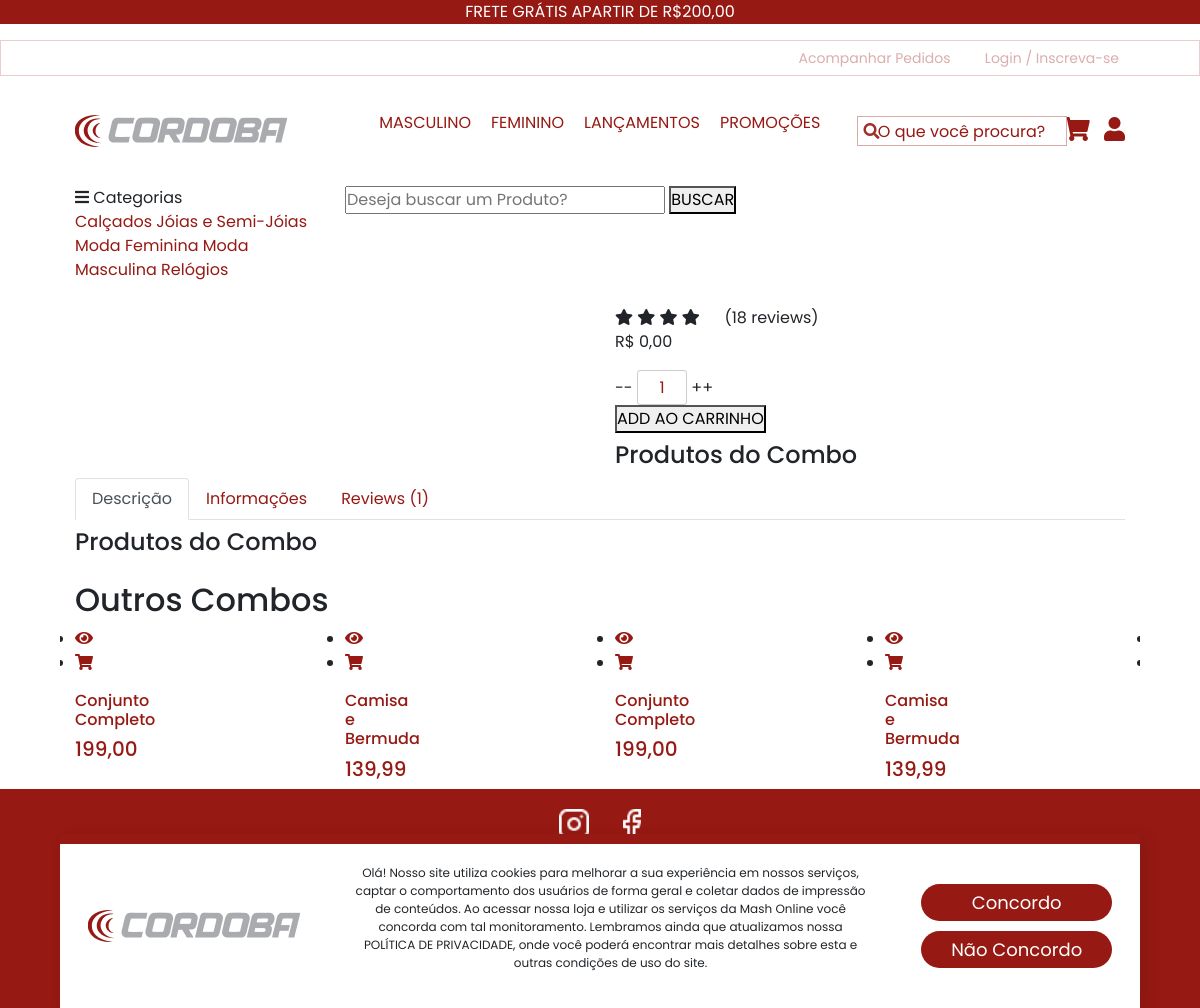
The app's page /combo.php with its own data.
### tables this page shows
CREATE TABLE `categorias` (
  `id` int(11) NOT NULL AUTO_INCREMENT,
  `nome` varchar(50) NOT NULL,
  `nome_url` varchar(50) NOT NULL,
  `imagem` varchar(100) NOT NULL,
  PRIMARY KEY (`id`)
);

CREATE TABLE `combos` (
  `id` int(11) NOT NULL AUTO_INCREMENT,
  `nome` varchar(100) NOT NULL,
  `nome_url` varchar(50) NOT NULL,
  `descricao` varchar(1000) NOT NULL,
  `descricao_longa` text NOT NULL,
  `valor` decimal(8,2) NOT NULL,
  `imagem` varchar(100) NOT NULL,
  `tipo_envio` int(1) NOT NULL,
  `palavras` varchar(250) NOT NULL,
  `ativo` varchar(5) NOT NULL,
  `peso` double(8,2) NOT NULL,
  `largura` double(8,2) NOT NULL,
  `altura` double(8,2) NOT NULL,
  `comprimento` double(8,2) NOT NULL,
  `valor_frete` decimal(10,2) DEFAULT NULL,
  PRIMARY KEY (`id`)
);

### combo.php (the view, shortened to what this page needs)
<?php
require_once("cabecalho.php");
require_once("conexao.php");
?>
<?php
require_once("cabecalho-busca.php");
?>
<?php
$produto_get = @$_GET['nome'];
?>
<?php
$query = $pdo->query("SELECT * FROM combos where nome_url = '$produto_get' ");
$res = $query->fetchAll(PDO::FETCH_ASSOC);
$valor = $res[0]['valor'];
$valor = number_format($valor, 2, ',', '.');
?>
<section class="product-details spad">
    <div class="container">
        <div class="row">
            <div class="col-lg-6 col-md-6">
                <div class="product__details__pic">
                    <div class="product__details__pic__item">
                    </div>
                </div>
            </div>
            <div class="col-lg-6 col-md-6">
                <div class="product__details__text">
                    <div class="product__details__rating">
                        <i class="fa fa-star"></i>
                        <i class="fa fa-star"></i>
                        <i class="fa fa-star"></i>
                        <i class="fa fa-star"></i>
                        <i class="fa fa-star-half-o"></i>
                        <span>(18 reviews)</span>
                    </div>
                    <div class="product__details__price">R$ <?php echo $valor ?></div>
                    <form method="post" id="form-add">
                        <div class="product__details__quantity">
                            <div class="quantity">
                                <div class="pro-qty">
                                    <input type="text" name="quantidade" value="1">
                                </div>
                            </div>
                        </div>
                        <button class="primary-btn" id="btn-add-car">ADD AO CARRINHO</button>
                    </form>
                    <h4 class="mt-2">Produtos do Combo</h4>
                  </div>
              </div>
              <div class="col-lg-12">
                <div class="product__details__tab">
                    <ul class="nav nav-tabs" role="tablist">
                        <li class="nav-item">
                            <a class="nav-link active" data-toggle="tab" href="#tabs-1" role="tab"
                            aria-selected="true">Descrição</a>
                        </li>
                        <li class="nav-item">
                            <a class="nav-link" data-toggle="tab" href="#tabs-2" role="tab"
                            aria-selected="false">Informações</a>
                        </li>
                        <li class="nav-item">
                            <a class="nav-link" data-toggle="tab" href="#tabs-3" role="tab"
                            aria-selected="false">Reviews <span>(1)</span></a>
                        </li>
                    </ul>
                    <div class="tab-content">
                        <div class="tab-pane active" id="tabs-1" role="tabpanel">
                            <div class="product__details__tab__desc">
                                <h4 class="mt-2 mb-4">Produtos do Combo</h4>
                            </div>
                        </div>
                    </div>
                </div>
            </div>
        </div>
    </div>
</section>
<section class="related-product">
    <div class="container">
        <div class="row">
            <div class="col-lg-12">
                <div class="section-title related__product__title">
                    <h2>Outros Combos</h2>
                </div>
            </div>
        </div>
        <div class="row">
            <div class="categories__slider owl-carousel">
                <?php
                $query = $pdo->query("SELECT * FROM combos order by id desc limit 10 ");
                $res = $query->fetchAll(PDO::FETCH_ASSOC);
                for ($i=0; $i < count($res); $i++) {
                  $nome = $res[$i]['nome'];
                  $valor = $res[$i]['valor'];
                  $nome_url = $res[$i]['nome_url'];
                  $imagem = $res[$i]['imagem'];
                  $id = $res[$i]['id'];
                  $valor = number_format($valor, 2, ',', '.');
                  ?>
                  <div class="col-lg-3 col-md-4 col-sm-6 mix sapatos fresh-meat">
                      <div class="product__item">
                        <div class="product__item__pic set-bg" data-setbg="img/combos/<?php echo $imagem ?>">
                            <ul class="product__item__pic__hover">
                                <li><a href="combo-<?php echo $nome_url ?>"><i class="fa fa-eye"></i></a></li>
                                <li><a href="" onclick="carrinhoModal('<?php echo $id ?>','Sim')"><i class="fa fa-shopping-cart"></i></a>
                                </ul>
                            </div>
                            <div class="product__item__text">
                                <a href="combo-<?php echo $nome_url ?>"><h6><?php echo $nome ?></h6>
                                    <h5><?php echo $valor ?></h5></a>
                                </div>
                            </div>
                        </div>
                    <?php } ?>
                </div>
            </div>
        </div>
    </section>
    <?php
    require_once("rodape.php");
    ?>

### cabecalho-busca.php (shortened to what this page needs)
<?php
require_once("conexao.php");
 ?>
    <section class="hero hero-normal">
        <div class="container">
            <div class="row">
                <div class="col-lg-3">
                    <div class="hero__categories">
                        <div class="hero__categories__all">
                            <i class="fa fa-bars"></i>
                            <span>Categorias</span>
                        </div>
                        <ul>
                             <?php
                        $query = $pdo->query("SELECT * FROM categorias order by nome asc ");
                        $res = $query->fetchAll(PDO::FETCH_ASSOC);
                        for ($i=0; $i < count($res); $i++) {
                          $nome = $res[$i]['nome'];
                          $nome_url = $res[$i]['nome_url'];
                          ?>
                          <a href="sub-categoria-de-<?php echo $nome_url ?>"><?php echo $nome ?></a>
                          <?php } ?>
                        </ul>
                    </div>
                </div>
                <div class="col-lg-9">
                    <div class="hero__search">
                        <div class="hero__search__form">
                            <form action="lista-produtos.php" method="get">
                                <input name="txtBuscar" type="text" placeholder="Deseja buscar um Produto?">
                                <button type="submit" class="site-btn">BUSCAR</button>
                            </form>
                        </div>
                    </div>
                </div>
            </div>
        </div>
    </section>

### css/style.css (style rules this page uses)
:root { --dark-red: #961913; --cinza: rgba(196, 196, 196, 0.05); --cinza-medio: rgba(196, 196, 196, 0.12); --cinza-medio24: rgba(196, 196, 196, 0.24); --red : #ff2020; --grey : #dcdcdc; --white : #fff; --darkgrey : #333; --yellow : #ffd513; }
* { margin: 0; padding: 0; box-sizing: border-box; font-family: 'Poppins', sans-serif; }
a { color: var(--dark-red); text-decoration: none; }
body { height: 100%; }
.container { width: min(90%, 1200px); margin: 0 auto; }
.pro-qty input { width: 50px; height: 35px; text-align: center; color: var(--dark-red); padding: 0 15px; border: 1px solid #ccc; border-radius: 3px; }

### records on screen
categorias: nome "Calçados"
categorias: nome "Jóias e Semi-Jóias"
categorias: nome "Moda Feminina"
categorias: nome "Moda Masculina"
categorias: nome "Relógios"
combos: nome "Conjunto Completo", valor "199,00"
combos: nome "Camisa e Bermuda", valor "139,99"

### other values on screen
$texto_destaque "FRETE GRÁTIS APARTIR DE R$200,00"
$valor "0,00"
